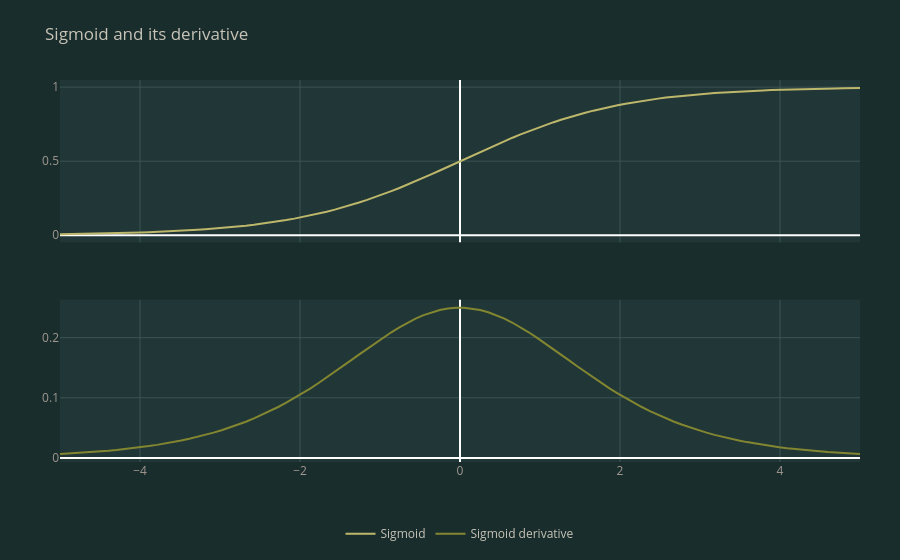

Notebook source saved alongside this figure:
### Code cell
def plot_sigmoid_with_derivative():
    x = t.linspace(-5, 5, steps=100)
    y = nn.functional.sigmoid(x)
    dy_dx = y*(1-y)

    fig = make_subplots(rows=2, cols=1, shared_xaxes=True)
    fig.add_trace(
             go.Scatter(x=x, y=y, mode='lines', name='Sigmoid',
                        line=dict(color=SITE['accent'])),
             row=1,
             col=1
        )
    fig.add_trace(
        go.Scatter(x=x, y=dy_dx, mode='lines', name='Sigmoid derivative',
                    line=dict(color=SITE['olive'])),
        row=2,
        col=1
    )
    fig.update_layout(
            title=dict(text='Sigmoid and its derivative', font=dict(color=SITE['text_primary'])),
            paper_bgcolor=SITE['bg_secondary'],
            plot_bgcolor=SITE['bg_primary'],
            font=dict(color=SITE['text_primary']),
            legend=dict(orientation='h', x=0.5, y=-0.15, xanchor='center', yanchor='top',
                        bgcolor=SITE['bg_secondary'], bordercolor=SITE['border']),
            autosize=True,
            margin=dict(l=60, r=40, t=80, b=60),
        )
    for axis in ['xaxis', 'yaxis', 'xaxis2', 'yaxis2']:
        fig.update_layout({axis: dict(gridcolor=SITE['border'], color=SITE['text_secondary'])})
    fig.write_html(
        PLOTS_DIR / "sigmoid_and_its_derivative.html",
        config=dict(responsive=True, displayModeBar=True),
        include_plotlyjs='cdn',
    )
    fig.show()

plot_sigmoid_with_derivative()
